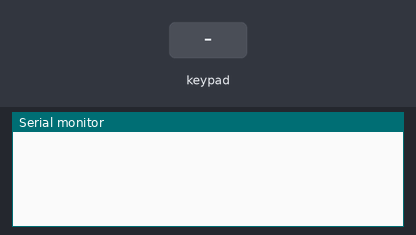
Simulated run of this sketch. Board: Arduino Mega 2560, built with avr-gcc and run on an emulated ATmega2560. Shown: the last lines printed to the serial monitor. The inputs (shaded band) are chosen by the test bench.

Above: at 1.2 s.
1.3 s: key '1' pressed
At 2.5 s:
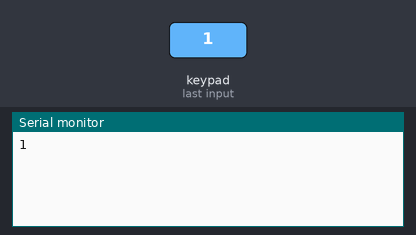
2.8 s: keypad keys 1 9 2 3 1 3 1 4 # pressed 0.4 s apart
At 6.5 s:
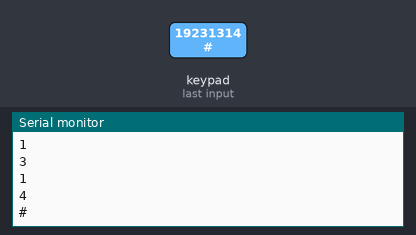
7.9 s: key 'A' pressed
At 9.0 s:
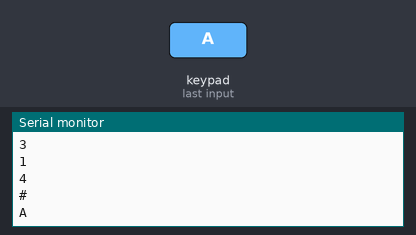
9.4 s: keypad keys 1 9 2 3 1 3 1 4 * pressed 0.4 s apart
At 13.7 s:
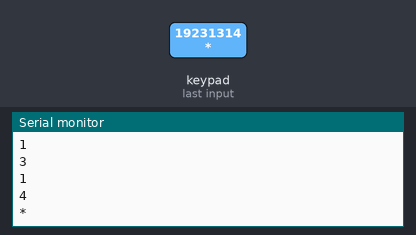
14.5 s: key 'B' pressed
At 15.0 s:
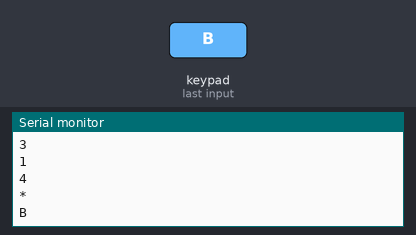
16.0 s: keypad keys 1 9 2 3 1 3 1 4 D pressed 0.4 s apart
At 19.8 s:
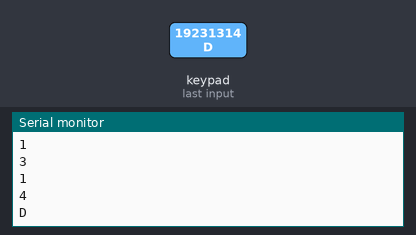
Timing chart, 0 to 21.3 s (numbered marks = the images above; inputs shaded):
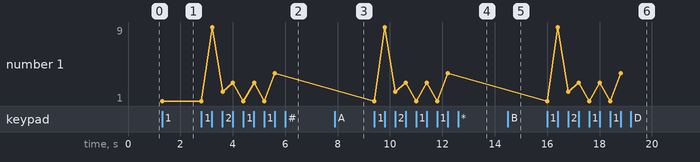

The sketch:

prueba_teclaso.ino
```cpp
     #include <Keypad.h>            // Prog_19_1
     const byte Filas = 4;          //Cuatro filas
     const byte Cols = 4;           //Cuatro columnas
     byte Pins_Cols[] = {19, 23, 13, 14};     //Pines Arduino para las filas
     byte Pins_Filas[] = { 15, 16, 17, 18};     // Pines Arduinopara las columnas
     char Teclas [ Filas ][ Cols ] =
          {
              {'1','2','3','A'},
              {'4','5','6','B'},
              {'7','8','9','C'},
              {'*','0','#','D'}
          };
     Keypad Teclado1 = Keypad(makeKeymap(Teclas), Pins_Filas, Pins_Cols, Filas, Cols);

     void setup()
        {             Serial.begin(115200) ; }

     void loop()
        {       char pulsacion = Teclado1.getKey() ;
                if (pulsacion != 0)              // Si el valor es 0 es que no se
                    //if(pulsacion == 42)
                        Serial.println(pulsacion);   // se ha pulsado ninguna tecla
        }
```

Measured:
- after the input at 1.3 s, the serial monitor: prints a new line at once (image 1)
- after the input at 2.8 s, the serial monitor: prints a new line after 0.41 s (image 2)
- after the input at 7.9 s, the serial monitor: prints a new line at once (image 3)
- after the input at 9.4 s, the serial monitor: prints a new line at once (image 4)
- after the input at 14.5 s, the serial monitor: prints a new line at once (image 5)
- after the input at 16.0 s, the serial monitor: prints a new line at once (image 6)
- plotted number 1: 1 → 4 after the input at 2.8 s
